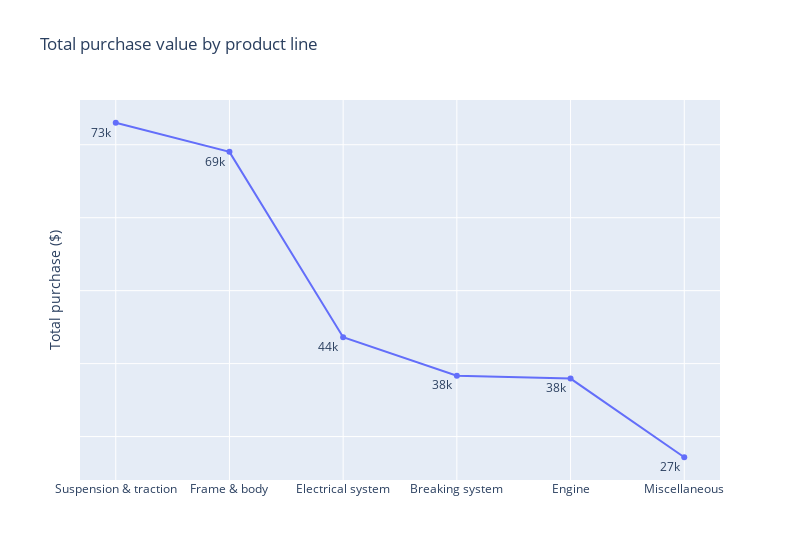

Notebook code cell kept with this figure:
### Markdown cell above
## 5. Total purchase value by product line

### Code cell
product_line_purchase = sales.groupby('product_line')['total'].sum().sort_values(ascending=False)
trace = px.line(
        x=product_line_purchase.index,
        y=product_line_purchase.values,
        text=product_line_purchase.values,
        markers=True,
        title='Total purchase value by product line',
        labels={'x':'', 'y':'Total purchase ($)'},
        width=800
)
trace.update_traces(texttemplate ="%{text:.2s}", textposition='bottom left', cliponaxis=False)
trace.update_yaxes(showticklabels=False)
trace

### Figure 1 — Plotly figure (JSON) as saved in the notebook; plotly's stock layout.template omitted (floating-point values rounded to 4 significant figures)
{"data": [{"cliponaxis": false, "hovertemplate": "=%{x}<br>Total purchase ($)=%{y}<br>text=%{text}<extra></extra>", "legendgroup": "", "line": {"color": "#636efa", "dash": "solid"}, "marker": {"symbol": "circle"}, "mode": "markers+text+lines", "name": "", "orientation": "v", "showlegend": false, "text": [73010.0, 69020.0, 43610.0, 38350.0, 37950.0, 27170.0], "textposition": "bottom left", "texttemplate": "%{text:.2s}", "type": "scatter", "x": ["Suspension & traction", "Frame & body", "Electrical system", "Breaking system", "Engine", "Miscellaneous"], "xaxis": "x", "y": [73010.0, 69020.0, 43610.0, 38350.0, 37950.0, 27170.0], "yaxis": "y"}], "layout": {"legend": {"tracegroupgap": 0}, "title": {"text": "Total purchase value by product line"}, "width": 800, "xaxis": {"anchor": "y", "domain": [0, 1], "title": {"text": ""}}, "yaxis": {"anchor": "x", "domain": [0, 1], "showticklabels": false, "title": {"text": "Total purchase ($)"}}}}
